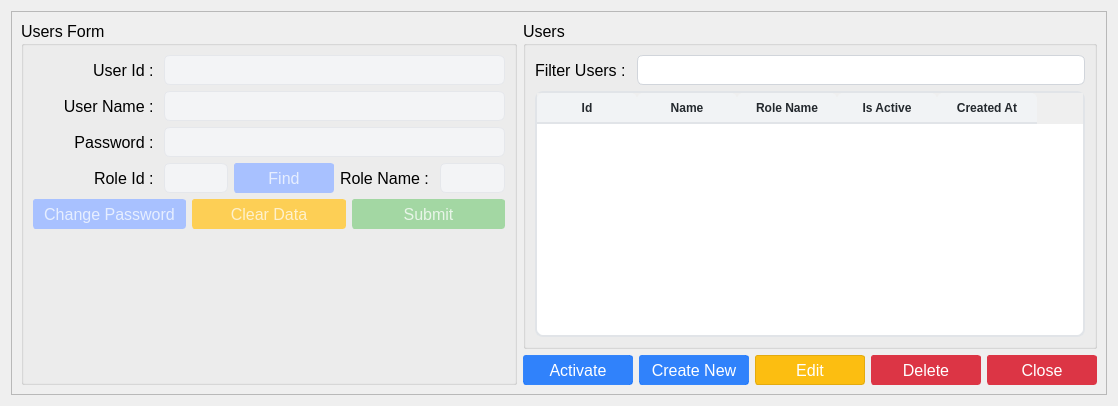
<?xml version="1.0" encoding="UTF-8"?>
<ui version="4.0">
 <class>Form</class>
 <widget class="QWidget" name="Form">
  <property name="geometry">
   <rect>
    <x>0</x>
    <y>0</y>
    <width>1118</width>
    <height>406</height>
   </rect>
  </property>
  <property name="windowTitle">
   <string>Users</string>
  </property>
  <property name="windowIcon">
   <iconset>
    <normaloff>../assets/group.png</normaloff>../assets/group.png</iconset>
  </property>
  <property name="styleSheet">
   <string notr="true">QLineEdit{
	border: 1px solid #d1d5db;      /* Light gray border */
    border-radius: 6px;             /* Rounded corners */
    outline: none;                  /* Remove default outline */
    color: #333;                    /* Text color */
    background-color: #fff;       /* Light gray background */
    
}

QLineEdit:focus {
    border: 1px solid #93c5fd;       /* Blue border on focus */
    background-color: #ffffff;       /* White background when focused */
}

QLineEdit:disabled {
    border: 1px solid #e5e7eb;      /* Lighter border when disabled */
    background-color: #f3f4f6;      /* Light gray background when disabled */
    color: #9ca3af;                 /* Lighter text color when disabled */
}

/* QComboBox Styling - Improved with clearer state indicators */
QComboBox {
    border: 1px solid #d1d5db;      /* Light gray border */
    border-radius: 6px;             /* Rounded corners */
    padding: 6px 12px 6px 10px;     /* Add some padding */
    min-height: 20px;               /* Minimum height */
    color: #333;                    /* Text color */
    background-color: #fff;         /* White background */
    selection-background-color: #93c5fd; /* Light blue selection */
    font-size: 14px;                /* Consistent font size */
    min-width: 6em;                 /* Minimum width */
}

QComboBox:hover:!disabled {
    border-color: #93c5fd;          /* Light blue border on hover when enabled */
    background-color: #f0f7ff;      /* Very light blue background on hover */
}

QComboBox:focus {
    border: 2px solid #3b82f6;      /* Thicker, darker blue border on focus */
    background-color: #ffffff;      /* Pure white background when focused */
}

QComboBox:disabled {
    border: 1px solid #d9dce0;      /* Very light gray border when disabled */
    background-color: #f3f4f6;      /* Light gray background when disabled */
    color: #9ca3af;                 /* Lighter text color when disabled */
}

QComboBox::drop-down {
    subcontrol-origin: padding;
    subcontrol-position: center right;
    width: 20px;
    border: none;                   /* Remove border for cleaner look */
    margin-right: 5px;              /* Add some margin */
}

/* If you don't have an icon, use this instead: */
QComboBox::down-arrow {
    width: 0;
    height: 0;
    border-left: 5px solid transparent;
    border-right: 5px solid transparent;
    border-top: 5px solid #666;     /* Arrow color */
    margin-right: 5px;
}

QComboBox::down-arrow:disabled {
    border-top: 5px solid #b0b0b0;  /* Lighter arrow color when disabled */
}

QComboBox:disabled {
    color: #9ca3af;                 /* Lighter text when disabled */
    background-color: #f3f4f6;      /* Light gray background */
    border-color: #e5e7eb;          /* Lighter border */
}

/* Add a visual indicator for disabled state */
QComboBox:disabled {
    color: #9ca3af;
    background-color: #f3f4f6;
    border: 1px solid #e5e7eb;
    padding-right: 25px;            /* Make room for the lock icon */
}

/* If you don't have a lock icon, use a pattern instead */
QComboBox:disabled {
    background-image: repeating-linear-gradient(
        45deg,
        transparent,
        transparent 5px,
        rgba(200, 200, 200, 0.1) 5px,
        rgba(200, 200, 200, 0.1) 10px
    );
}

QComboBox QAbstractItemView {
    border: 1px solid #d1d5db;
    border-radius: 0px 0px 6px 6px;
    background-color: white;
    selection-background-color: #3b82f6;  /* Darker blue for better contrast */
    selection-color: white;               /* White text on selection */
    outline: none;
    padding: 5px;
}

QComboBox QAbstractItemView::item {
    min-height: 25px;               /* Taller items for better clickability */
    padding: 5px;                   /* Padding inside items */
}

QComboBox QAbstractItemView::item:hover {
    background-color: #e5f0ff;      /* Light blue on hover */
    color: #333;
}

/* QTextEdit Styling - Similar to QLineEdit */
QTextEdit {
    border: 1px solid #d1d5db;      /* Light gray border */
    border-radius: 6px;             /* Rounded corners */
    outline: none;                  /* Remove default outline */
    color: #333;                    /* Text color */
    background-color: #fff;         /* White background */
    padding: 6px 10px;              /* Add some padding for better text display */
    selection-background-color: #93c5fd; /* Light blue selection */
}

QTextEdit:focus {
    border: 1px solid #93c5fd;      /* Blue border on focus */
    background-color: #ffffff;      /* White background when focused */
}

QTextEdit:disabled {
    border: 1px solid #e5e7eb;      /* Lighter border when disabled */
    background-color: #f3f4f6;      /* Light gray background when disabled */
    color: #9ca3af;                 /* Lighter text color when disabled */
}


/* QDateEdit Styling */
QDateEdit {
    border: 1px solid #d1d5db;
    border-radius: 6px;
    padding: 6px 10px;
    min-height: 20px;
    color: #333;
    background-color: #fff;
    font-size: 14px;
}

QDateEdit:hover:!disabled {
    border-color: #93c5fd;
    background-color: #f0f7ff;
}

QDateEdit:focus {
    border: 2px solid #3b82f6;
    background-color: #ffffff;
}

QDateEdit:disabled {
    color: #9ca3af;
    background-color: #f3f4f6;
    border: 1px dashed #c0c0c0;
}

QDateEdit::drop-down {
    subcontrol-origin: padding;
    subcontrol-position: center right;
    width: 20px;
    border: none;
    margin-right: 5px;
}

QDateEdit::down-arrow {
    width: 0;
    height: 0;
    border-left: 5px solid transparent;
    border-right: 5px solid transparent;
    border-top: 5px solid #666;
    margin-right: 5px;
}

QDateEdit::down-arrow:disabled {
    border-top: 5px solid #b0b0b0;
}

/* Calendar popup styling */
QCalendarWidget {
    background-color: white;
    border: 1px solid #d1d5db;
}

QCalendarWidget QToolButton {
    color: #333;
    background-color: transparent;
    border: 1px solid transparent;
    border-radius: 4px;
    padding: 4px;
}

QCalendarWidget QToolButton:hover {
    background-color: #f0f7ff;
    border: 1px solid #93c5fd;
}

QCalendarWidget QMenu {
    background-color: white;
    border: 1px solid #d1d5db;
    padding: 5px;
}

QCalendarWidget QSpinBox {
    border: 1px solid #d1d5db;
    border-radius: 4px;
    padding: 3px;
    background-color: white;
}

QCalendarWidget QAbstractItemView:enabled {
    background-color: white;
    color: #333;
    selection-background-color: #3b82f6;
    selection-color: white;
}

QCalendarWidget QAbstractItemView:disabled {
    color: #9ca3af;
}

QCalendarWidget QWidget#qt_calendar_navigationbar {
    background-color: #f1f5f9;
    border-bottom: 1px solid #d1d5db;
    padding: 4px;
}

QPushButton {
    text-align: center;
    white-space: nowrap;
    vertical-align: middle;
    border: 1px solid transparent;
    line-height: 1.5;
    border-radius: 3px;
    margin: 0.25rem;
	opacity: 0.55;

}
</string>
  </property>
  <layout class="QGridLayout" name="gridLayout_2">
   <item row="0" column="0">
    <widget class="QFrame" name="frame">
     <property name="frameShape">
      <enum>QFrame::StyledPanel</enum>
     </property>
     <property name="frameShadow">
      <enum>QFrame::Raised</enum>
     </property>
     <layout class="QGridLayout" name="gridLayout_4">
      <item row="0" column="0">
       <layout class="QHBoxLayout" name="horizontalLayout_2">
        <item>
         <widget class="QGroupBox" name="groupBox_3">
          <property name="font">
           <font>
            <pointsize>12</pointsize>
           </font>
          </property>
          <property name="title">
           <string>Users Form</string>
          </property>
          <layout class="QGridLayout" name="gridLayout_3">
           <item row="1" column="0">
            <layout class="QVBoxLayout" name="verticalLayout_3">
             <item>
              <layout class="QHBoxLayout" name="horizontalLayout_4">
               <item>
                <widget class="QLabel" name="user_id_users_label">
                 <property name="minimumSize">
                  <size>
                   <width>125</width>
                   <height>30</height>
                  </size>
                 </property>
                 <property name="font">
                  <font>
                   <pointsize>12</pointsize>
                  </font>
                 </property>
                 <property name="text">
                  <string>User Id : </string>
                 </property>
                 <property name="alignment">
                  <set>Qt::AlignRight|Qt::AlignTrailing|Qt::AlignVCenter</set>
                 </property>
                </widget>
               </item>
               <item>
                <widget class="QLineEdit" name="user_id_users_input">
                 <property name="enabled">
                  <bool>false</bool>
                 </property>
                 <property name="minimumSize">
                  <size>
                   <width>0</width>
                   <height>30</height>
                  </size>
                 </property>
                 <property name="maximumSize">
                  <size>
                   <width>16777215</width>
                   <height>16777215</height>
                  </size>
                 </property>
                </widget>
               </item>
              </layout>
             </item>
             <item>
              <layout class="QHBoxLayout" name="horizontalLayout_5">
               <item>
                <widget class="QLabel" name="user_name_users_label">
                 <property name="minimumSize">
                  <size>
                   <width>125</width>
                   <height>30</height>
                  </size>
                 </property>
                 <property name="font">
                  <font>
                   <pointsize>12</pointsize>
                  </font>
                 </property>
                 <property name="text">
                  <string>User Name : </string>
                 </property>
                 <property name="alignment">
                  <set>Qt::AlignRight|Qt::AlignTrailing|Qt::AlignVCenter</set>
                 </property>
                </widget>
               </item>
               <item>
                <widget class="QLineEdit" name="username_users_input">
                 <property name="enabled">
                  <bool>false</bool>
                 </property>
                 <property name="minimumSize">
                  <size>
                   <width>0</width>
                   <height>30</height>
                  </size>
                 </property>
                 <property name="maximumSize">
                  <size>
                   <width>16777215</width>
                   <height>16777215</height>
                  </size>
                 </property>
                 <property name="font">
                  <font>
                   <pointsize>12</pointsize>
                  </font>
                 </property>
                 <property name="clearButtonEnabled">
                  <bool>true</bool>
                 </property>
                </widget>
               </item>
              </layout>
             </item>
             <item>
              <layout class="QHBoxLayout" name="horizontalLayout_6">
               <item>
                <widget class="QLabel" name="password_users_label">
                 <property name="minimumSize">
                  <size>
                   <width>125</width>
                   <height>30</height>
                  </size>
                 </property>
                 <property name="font">
                  <font>
                   <pointsize>12</pointsize>
                  </font>
                 </property>
                 <property name="text">
                  <string>Password : </string>
                 </property>
                 <property name="alignment">
                  <set>Qt::AlignRight|Qt::AlignTrailing|Qt::AlignVCenter</set>
                 </property>
                </widget>
               </item>
               <item>
                <widget class="QLineEdit" name="password_users_input">
                 <property name="enabled">
                  <bool>false</bool>
                 </property>
                 <property name="minimumSize">
                  <size>
                   <width>0</width>
                   <height>30</height>
                  </size>
                 </property>
                 <property name="maximumSize">
                  <size>
                   <width>16777215</width>
                   <height>16777215</height>
                  </size>
                 </property>
                 <property name="font">
                  <font>
                   <pointsize>12</pointsize>
                  </font>
                 </property>
                 <property name="echoMode">
                  <enum>QLineEdit::Password</enum>
                 </property>
                 <property name="clearButtonEnabled">
                  <bool>true</bool>
                 </property>
                </widget>
               </item>
              </layout>
             </item>
             <item>
              <layout class="QHBoxLayout" name="horizontalLayout_3">
               <item>
                <widget class="QLabel" name="role_users_label">
                 <property name="minimumSize">
                  <size>
                   <width>125</width>
                   <height>30</height>
                  </size>
                 </property>
                 <property name="font">
                  <font>
                   <pointsize>12</pointsize>
                  </font>
                 </property>
                 <property name="text">
                  <string>Role Id : </string>
                 </property>
                 <property name="alignment">
                  <set>Qt::AlignRight|Qt::AlignTrailing|Qt::AlignVCenter</set>
                 </property>
                </widget>
               </item>
               <item>
                <widget class="QLineEdit" name="role_id_users_input">
                 <property name="enabled">
                  <bool>false</bool>
                 </property>
                 <property name="minimumSize">
                  <size>
                   <width>0</width>
                   <height>30</height>
                  </size>
                 </property>
                 <property name="maximumSize">
                  <size>
                   <width>16777215</width>
                   <height>16777215</height>
                  </size>
                 </property>
                 <property name="font">
                  <font>
                   <pointsize>12</pointsize>
                  </font>
                 </property>
                 <property name="clearButtonEnabled">
                  <bool>true</bool>
                 </property>
                </widget>
               </item>
               <item>
                <widget class="QPushButton" name="find_role_users_button">
                 <property name="enabled">
                  <bool>false</bool>
                 </property>
                 <property name="minimumSize">
                  <size>
                   <width>100</width>
                   <height>30</height>
                  </size>
                 </property>
                 <property name="font">
                  <font>
                   <pointsize>12</pointsize>
                  </font>
                 </property>
                 <property name="styleSheet">
                  <string notr="true">QPushButton{
    color: #fff;
    background-color: rgba(13, 110, 253, 0.85); /* RGBA with alpha channel */
    border-color: rgba(13, 110, 253, 0.7);
}
QPushButton:hover {
    background-color: rgba(11, 94, 215, 0.9);
    border-color: rgba(10, 88, 202, 0.9);
    opacity: 0.95;
}
QPushButton:disabled {
    background-color: #a8c1ff;
    border-color: #a8c1ff;
    color: #e6eeff;
}</string>
                 </property>
                 <property name="text">
                  <string>Find</string>
                 </property>
                 <property name="icon">
                  <iconset>
                   <normaloff>../assets/magnifying-glass.png</normaloff>../assets/magnifying-glass.png</iconset>
                 </property>
                 <property name="iconSize">
                  <size>
                   <width>18</width>
                   <height>18</height>
                  </size>
                 </property>
                </widget>
               </item>
               <item>
                <widget class="QLabel" name="role_name_users_label">
                 <property name="minimumSize">
                  <size>
                   <width>0</width>
                   <height>30</height>
                  </size>
                 </property>
                 <property name="font">
                  <font>
                   <pointsize>12</pointsize>
                  </font>
                 </property>
                 <property name="text">
                  <string>Role Name : </string>
                 </property>
                 <property name="alignment">
                  <set>Qt::AlignLeading|Qt::AlignLeft|Qt::AlignVCenter</set>
                 </property>
                </widget>
               </item>
               <item>
                <widget class="QLineEdit" name="role_name_users_input">
                 <property name="enabled">
                  <bool>false</bool>
                 </property>
                 <property name="minimumSize">
                  <size>
                   <width>0</width>
                   <height>30</height>
                  </size>
                 </property>
                 <property name="maximumSize">
                  <size>
                   <width>16777215</width>
                   <height>16777215</height>
                  </size>
                 </property>
                 <property name="font">
                  <font>
                   <pointsize>12</pointsize>
                  </font>
                 </property>
                 <property name="clearButtonEnabled">
                  <bool>true</bool>
                 </property>
                </widget>
               </item>
              </layout>
             </item>
            </layout>
           </item>
           <item row="3" column="0">
            <spacer name="verticalSpacer">
             <property name="orientation">
              <enum>Qt::Vertical</enum>
             </property>
             <property name="sizeHint" stdset="0">
              <size>
               <width>20</width>
               <height>40</height>
              </size>
             </property>
            </spacer>
           </item>
           <item row="2" column="0">
            <layout class="QHBoxLayout" name="horizontalLayout_7">
             <item>
              <widget class="QPushButton" name="change_password_users_button">
               <property name="enabled">
                <bool>false</bool>
               </property>
               <property name="minimumSize">
                <size>
                 <width>120</width>
                 <height>30</height>
                </size>
               </property>
               <property name="maximumSize">
                <size>
                 <width>200</width>
                 <height>16777215</height>
                </size>
               </property>
               <property name="font">
                <font>
                 <pointsize>12</pointsize>
                </font>
               </property>
               <property name="styleSheet">
                <string notr="true">QPushButton{
    color: #fff;
    background-color: rgba(13, 110, 253, 0.85); /* RGBA with alpha channel */
    border-color: rgba(13, 110, 253, 0.7);
}
QPushButton:hover {
    background-color: rgba(11, 94, 215, 0.9);
    border-color: rgba(10, 88, 202, 0.9);
    opacity: 0.95;
}
QPushButton:disabled {
    background-color: #a8c1ff;
    border-color: #a8c1ff;
    color: #e6eeff;
}</string>
               </property>
               <property name="text">
                <string>Change Password</string>
               </property>
               <property name="icon">
                <iconset>
                 <normaloff>../assets/padlock.png</normaloff>../assets/padlock.png</iconset>
               </property>
               <property name="iconSize">
                <size>
                 <width>18</width>
                 <height>18</height>
                </size>
               </property>
              </widget>
             </item>
             <item>
              <widget class="QPushButton" name="clear_users_button">
               <property name="enabled">
                <bool>false</bool>
               </property>
               <property name="minimumSize">
                <size>
                 <width>120</width>
                 <height>30</height>
                </size>
               </property>
               <property name="font">
                <font>
                 <pointsize>12</pointsize>
                </font>
               </property>
               <property name="styleSheet">
                <string notr="true">QPushButton {
    color: white;
    background-color: #fcbe11;      /* Bright saffron gold - main color */
    border: 1px solid #e3ab0f;      /* Slightly darker border */

}

QPushButton:hover {
    background-color: #e3ab0f;      /* 10% darker than main color */
    border-color: #ca980e;          /* 20% darker than main color */
}

QPushButton:pressed {
    background-color: #ca980e;      /* 20% darker than main color */
    border-color: #b1850c;          /* 30% darker than main color */
}

QPushButton:disabled {
    background-color: #fdcf55;      /* 20% lighter than main color */
    border-color: #fdcf55;          /* Same as background for cleaner disabled look */
    color: rgba(255, 255, 255, 0.7); /* Semi-transparent white */
}</string>
               </property>
               <property name="text">
                <string>Clear Data</string>
               </property>
               <property name="icon">
                <iconset>
                 <normaloff>../assets/clear.png</normaloff>../assets/clear.png</iconset>
               </property>
               <property name="iconSize">
                <size>
                 <width>18</width>
                 <height>18</height>
                </size>
               </property>
              </widget>
             </item>
             <item>
              <widget class="QPushButton" name="submit_users_button">
               <property name="enabled">
                <bool>false</bool>
               </property>
               <property name="minimumSize">
                <size>
                 <width>120</width>
                 <height>30</height>
                </size>
               </property>
               <property name="maximumSize">
                <size>
                 <width>200</width>
                 <height>16777215</height>
                </size>
               </property>
               <property name="font">
                <font>
                 <pointsize>12</pointsize>
                </font>
               </property>
               <property name="styleSheet">
                <string notr="true">QPushButton {
    color: #fff;
    background-color: #5cb85c;
    border-color: #4cae4c;
}
QPushButton:hover {
    background-color: #4cae4c;
    border-color: #419641;
}
QPushButton:disabled {
    background-color: #a3d7a3;
    border-color: #a3d7a3;
    color: #e8f5e8;
}
</string>
               </property>
               <property name="text">
                <string>Submit</string>
               </property>
               <property name="icon">
                <iconset>
                 <normaloff>../assets/submit.png</normaloff>../assets/submit.png</iconset>
               </property>
               <property name="iconSize">
                <size>
                 <width>18</width>
                 <height>18</height>
                </size>
               </property>
              </widget>
             </item>
            </layout>
           </item>
          </layout>
         </widget>
        </item>
        <item>
         <layout class="QVBoxLayout" name="verticalLayout">
          <item>
           <widget class="QGroupBox" name="groupBox">
            <property name="font">
             <font>
              <pointsize>12</pointsize>
             </font>
            </property>
            <property name="title">
             <string>Users</string>
            </property>
            <layout class="QGridLayout" name="gridLayout">
             <item row="0" column="0">
              <layout class="QVBoxLayout" name="verticalLayout_2">
               <item>
                <layout class="QFormLayout" name="formLayout_2">
                 <item row="0" column="0">
                  <widget class="QLabel" name="filter_users_label">
                   <property name="minimumSize">
                    <size>
                     <width>0</width>
                     <height>30</height>
                    </size>
                   </property>
                   <property name="font">
                    <font>
                     <pointsize>12</pointsize>
                    </font>
                   </property>
                   <property name="text">
                    <string>Filter Users : </string>
                   </property>
                  </widget>
                 </item>
                 <item row="0" column="1">
                  <widget class="QLineEdit" name="filter_users_input">
                   <property name="minimumSize">
                    <size>
                     <width>0</width>
                     <height>30</height>
                    </size>
                   </property>
                   <property name="maximumSize">
                    <size>
                     <width>16777215</width>
                     <height>16777215</height>
                    </size>
                   </property>
                   <property name="font">
                    <font>
                     <pointsize>12</pointsize>
                    </font>
                   </property>
                  </widget>
                 </item>
                </layout>
               </item>
               <item>
                <widget class="QTableWidget" name="users_table">
                 <property name="minimumSize">
                  <size>
                   <width>550</width>
                   <height>0</height>
                  </size>
                 </property>
                 <property name="styleSheet">
                  <string notr="true">QTableWidget {
            background-color: #ffffff;
            alternate-background-color: #f5f8fa;
            border: 2px solid #e1e4e8;
            border-radius: 8px;
            gridline-color: #e1e4e8;
            selection-background-color: #0366d6;
            selection-color: #ffffff;
        }
        
        QTableWidget::item {
            border-bottom: 1px solid #e1e4e8;
			padding: 6px;
        }
        
        QTableWidget::item:selected {
            background-color: #0366d6;
			border: none; /* Remove any border on selected items */
        }

        QTableWidget::item:focus {
            border: none; /* Remove the focus border */
            outline: none; /* Remove the focus outline */
        }

        QHeaderView::section {
            background-color: #f1f3f5;
            color: #24292e;
            font-weight: bold;
            border: none;
            border-bottom: 2px solid #e1e4e8;
            padding: 3px;
            border-top-left-radius: 6px;
            border-top-right-radius: 6px;
        }
        
        QTableWidget QScrollBar:vertical {
            border: none;
            background: #f1f3f5;
            width: 10px;
            border-radius: 5px;
        }
        
        QTableWidget QScrollBar::handle:vertical {
            background: #c0c0c0;
            border-radius: 5px;
        }
        
        QTableWidget QScrollBar::handle:vertical:hover {
            background: #a0a0a0;
        }
        
        QTableWidget QScrollBar:horizontal {
            border: none;
            background: #f1f3f5;
            height: 10px;
            border-radius: 5px;
        }
        
        QTableWidget QScrollBar::handle:horizontal {
            background: #c0c0c0;
            border-radius: 5px;
        }
        
        QTableWidget QScrollBar::handle:horizontal:hover {
            background: #a0a0a0;
        }</string>
                 </property>
                 <property name="sortingEnabled">
                  <bool>true</bool>
                 </property>
                 <column>
                  <property name="text">
                   <string>Id</string>
                  </property>
                  <property name="font">
                   <font>
                    <pointsize>12</pointsize>
                    <weight>75</weight>
                    <bold>true</bold>
                   </font>
                  </property>
                  <property name="textAlignment">
                   <set>AlignCenter</set>
                  </property>
                 </column>
                 <column>
                  <property name="text">
                   <string>Name</string>
                  </property>
                  <property name="font">
                   <font>
                    <pointsize>12</pointsize>
                    <weight>75</weight>
                    <bold>true</bold>
                   </font>
                  </property>
                  <property name="textAlignment">
                   <set>AlignCenter</set>
                  </property>
                 </column>
                 <column>
                  <property name="text">
                   <string>Role Name</string>
                  </property>
                  <property name="font">
                   <font>
                    <pointsize>12</pointsize>
                    <weight>75</weight>
                    <bold>true</bold>
                   </font>
                  </property>
                  <property name="textAlignment">
                   <set>AlignCenter</set>
                  </property>
                 </column>
                 <column>
                  <property name="text">
                   <string>Is Active</string>
                  </property>
                  <property name="font">
                   <font>
                    <pointsize>12</pointsize>
                    <weight>75</weight>
                    <bold>true</bold>
                   </font>
                  </property>
                  <property name="textAlignment">
                   <set>AlignCenter</set>
                  </property>
                 </column>
                 <column>
                  <property name="text">
                   <string>Created At</string>
                  </property>
                  <property name="font">
                   <font>
                    <pointsize>12</pointsize>
                    <weight>75</weight>
                    <bold>true</bold>
                   </font>
                  </property>
                  <property name="textAlignment">
                   <set>AlignCenter</set>
                  </property>
                 </column>
                </widget>
               </item>
              </layout>
             </item>
            </layout>
           </widget>
          </item>
          <item>
           <layout class="QHBoxLayout" name="horizontalLayout">
            <item>
             <widget class="QPushButton" name="toggle_active_users_button">
              <property name="minimumSize">
               <size>
                <width>100</width>
                <height>30</height>
               </size>
              </property>
              <property name="font">
               <font>
                <pointsize>12</pointsize>
               </font>
              </property>
              <property name="styleSheet">
               <string notr="true">QPushButton{
    color: #fff;
    background-color: rgba(13, 110, 253, 0.85); /* RGBA with alpha channel */
    border-color: rgba(13, 110, 253, 0.7);
}
QPushButton:hover {
    background-color: rgba(11, 94, 215, 0.9);
    border-color: rgba(10, 88, 202, 0.9);
    opacity: 0.95;
}
QPushButton:disabled {
    background-color: #a8c1ff;
    border-color: #a8c1ff;
    color: #e6eeff;
}</string>
              </property>
              <property name="text">
               <string>Activate</string>
              </property>
              <property name="icon">
               <iconset>
                <normaloff>../assets/check.png</normaloff>../assets/check.png</iconset>
              </property>
              <property name="iconSize">
               <size>
                <width>18</width>
                <height>18</height>
               </size>
              </property>
             </widget>
            </item>
            <item>
             <widget class="QPushButton" name="create_new_users_button">
              <property name="minimumSize">
               <size>
                <width>100</width>
                <height>30</height>
               </size>
              </property>
              <property name="font">
               <font>
                <pointsize>12</pointsize>
               </font>
              </property>
              <property name="styleSheet">
               <string notr="true">QPushButton{
    color: #fff;
    background-color: rgba(13, 110, 253, 0.85); /* RGBA with alpha channel */
    border-color: rgba(13, 110, 253, 0.7);
}
QPushButton:hover {
    background-color: rgba(11, 94, 215, 0.9);
    border-color: rgba(10, 88, 202, 0.9);
    opacity: 0.95;
}
QPushButton:disabled {
    background-color: #a8c1ff;
    border-color: #a8c1ff;
    color: #e6eeff;
}</string>
              </property>
              <property name="text">
               <string>Create New</string>
              </property>
              <property name="icon">
               <iconset>
                <normaloff>../assets/plus.png</normaloff>../assets/plus.png</iconset>
              </property>
              <property name="iconSize">
               <size>
                <width>18</width>
                <height>18</height>
               </size>
              </property>
             </widget>
            </item>
            <item>
             <widget class="QPushButton" name="edit_users_button">
              <property name="minimumSize">
               <size>
                <width>100</width>
                <height>30</height>
               </size>
              </property>
              <property name="font">
               <font>
                <pointsize>12</pointsize>
               </font>
              </property>
              <property name="styleSheet">
               <string notr="true">QPushButton {
    color: white;
    background-color: #fcbe11;      /* Bright saffron gold - main color */
    border: 1px solid #e3ab0f;      /* Slightly darker border */

}

QPushButton:hover {
    background-color: #e3ab0f;      /* 10% darker than main color */
    border-color: #ca980e;          /* 20% darker than main color */
}

QPushButton:pressed {
    background-color: #ca980e;      /* 20% darker than main color */
    border-color: #b1850c;          /* 30% darker than main color */
}

QPushButton:disabled {
    background-color: #fdcf55;      /* 20% lighter than main color */
    border-color: #fdcf55;          /* Same as background for cleaner disabled look */
    color: rgba(255, 255, 255, 0.7); /* Semi-transparent white */
}</string>
              </property>
              <property name="text">
               <string>Edit</string>
              </property>
              <property name="icon">
               <iconset>
                <normaloff>../assets/edit.png</normaloff>../assets/edit.png</iconset>
              </property>
              <property name="iconSize">
               <size>
                <width>18</width>
                <height>18</height>
               </size>
              </property>
             </widget>
            </item>
            <item>
             <widget class="QPushButton" name="delete_users_button">
              <property name="minimumSize">
               <size>
                <width>80</width>
                <height>30</height>
               </size>
              </property>
              <property name="font">
               <font>
                <pointsize>12</pointsize>
               </font>
              </property>
              <property name="styleSheet">
               <string notr="true">QPushButton {
    color: #fff;
    background-color: #dc3545;
    border-color: #dc3545;
}
QPushButton:hover {
    background-color: #bb2d3b;
    border-color: #b02a37;
}</string>
              </property>
              <property name="text">
               <string>Delete</string>
              </property>
              <property name="icon">
               <iconset>
                <normaloff>../assets/bin.png</normaloff>../assets/bin.png</iconset>
              </property>
              <property name="iconSize">
               <size>
                <width>18</width>
                <height>18</height>
               </size>
              </property>
             </widget>
            </item>
            <item>
             <widget class="QPushButton" name="close_users_button">
              <property name="minimumSize">
               <size>
                <width>80</width>
                <height>30</height>
               </size>
              </property>
              <property name="font">
               <font>
                <pointsize>12</pointsize>
               </font>
              </property>
              <property name="styleSheet">
               <string notr="true">QPushButton {
    color: #fff;
    background-color: #dc3545;
    border-color: #dc3545;
}
QPushButton:hover {
    background-color: #bb2d3b;
    border-color: #b02a37;
}</string>
              </property>
              <property name="text">
               <string>Close</string>
              </property>
              <property name="icon">
               <iconset>
                <normaloff>../assets/close.png</normaloff>../assets/close.png</iconset>
              </property>
              <property name="iconSize">
               <size>
                <width>14</width>
                <height>14</height>
               </size>
              </property>
             </widget>
            </item>
           </layout>
          </item>
         </layout>
        </item>
       </layout>
      </item>
     </layout>
    </widget>
   </item>
  </layout>
 </widget>
 <resources/>
 <connections/>
</ui>
